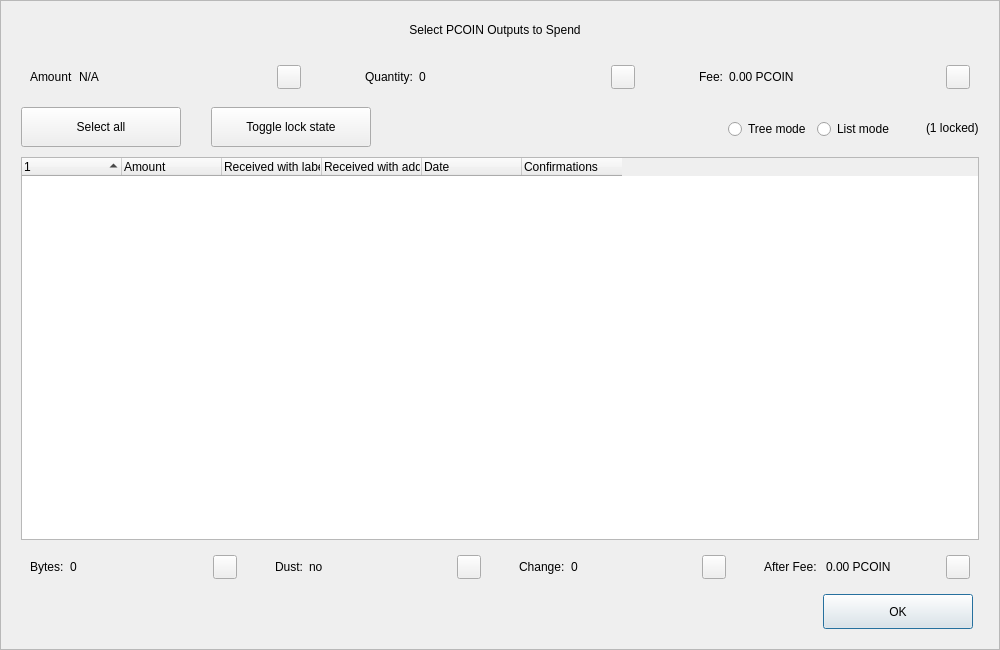
<?xml version="1.0" encoding="UTF-8"?>
<ui version="4.0">
 <class>CoinControlDialog</class>
 <widget class="QDialog" name="CoinControlDialog">
  <property name="geometry">
   <rect>
    <x>0</x>
    <y>0</y>
    <width>1000</width>
    <height>650</height>
   </rect>
  </property>
  <property name="minimumSize">
   <size>
    <width>950</width>
    <height>650</height>
   </size>
  </property>
  <property name="windowTitle">
   <string>Coin Selection</string>
  </property>
  <property name="styleSheet">
   <string notr="true"/>
  </property>
  <layout class="QVBoxLayout" name="verticalLayout">
   <property name="spacing">
    <number>0</number>
   </property>
   <property name="leftMargin">
    <number>0</number>
   </property>
   <property name="topMargin">
    <number>0</number>
   </property>
   <property name="rightMargin">
    <number>0</number>
   </property>
   <property name="bottomMargin">
    <number>0</number>
   </property>
   <item>
    <widget class="QFrame" name="frameContainer">
     <property name="toolTipDuration">
      <number>0</number>
     </property>
     <property name="frameShape">
      <enum>QFrame::StyledPanel</enum>
     </property>
     <property name="frameShadow">
      <enum>QFrame::Raised</enum>
     </property>
     <layout class="QVBoxLayout" name="verticalLayout_2">
      <property name="leftMargin">
       <number>0</number>
      </property>
      <property name="rightMargin">
       <number>0</number>
      </property>
      <property name="bottomMargin">
       <number>20</number>
      </property>
      <item>
       <layout class="QHBoxLayout" name="horizontalLayout_12">
        <property name="spacing">
         <number>0</number>
        </property>
        <property name="leftMargin">
         <number>20</number>
        </property>
        <property name="rightMargin">
         <number>30</number>
        </property>
        <item>
         <spacer name="horizontalSpacer_4">
          <property name="orientation">
           <enum>Qt::Horizontal</enum>
          </property>
          <property name="sizeHint" stdset="0">
           <size>
            <width>40</width>
            <height>20</height>
           </size>
          </property>
         </spacer>
        </item>
        <item>
         <widget class="QLabel" name="labelTitle">
          <property name="minimumSize">
           <size>
            <width>0</width>
            <height>40</height>
           </size>
          </property>
          <property name="maximumSize">
           <size>
            <width>16777215</width>
            <height>40</height>
           </size>
          </property>
          <property name="text">
           <string>Select PCOIN Outputs to Spend</string>
          </property>
          <property name="alignment">
           <set>Qt::AlignCenter</set>
          </property>
          <property name="margin">
           <number>7</number>
          </property>
         </widget>
        </item>
        <item>
         <spacer name="horizontalSpacer_5">
          <property name="orientation">
           <enum>Qt::Horizontal</enum>
          </property>
          <property name="sizeHint" stdset="0">
           <size>
            <width>40</width>
            <height>20</height>
           </size>
          </property>
         </spacer>
        </item>
       </layout>
      </item>
      <item>
       <layout class="QHBoxLayout" name="horizontalLayout_8">
        <property name="leftMargin">
         <number>20</number>
        </property>
        <property name="rightMargin">
         <number>20</number>
        </property>
        <item>
         <widget class="QWidget" name="layoutAmount" native="true">
          <layout class="QHBoxLayout" name="horizontalLayout_9" stretch="0,1,0">
           <item>
            <widget class="QLabel" name="labelCoinControlAmountText">
             <property name="text">
              <string>Amount</string>
             </property>
            </widget>
           </item>
           <item>
            <widget class="QLabel" name="labelCoinControlAmount">
             <property name="text">
              <string notr="true">N/A</string>
             </property>
            </widget>
           </item>
           <item alignment="Qt::AlignHCenter|Qt::AlignVCenter">
            <widget class="QPushButton" name="pushButtonAmount">
             <property name="minimumSize">
              <size>
               <width>0</width>
               <height>24</height>
              </size>
             </property>
             <property name="maximumSize">
              <size>
               <width>24</width>
               <height>26</height>
              </size>
             </property>
             <property name="focusPolicy">
              <enum>Qt::NoFocus</enum>
             </property>
             <property name="styleSheet">
              <string notr="true">padding-bottom:2px;
padding-right:4px;</string>
             </property>
             <property name="text">
              <string/>
             </property>
            </widget>
           </item>
          </layout>
         </widget>
        </item>
        <item>
         <spacer name="horizontalSpacer_2">
          <property name="orientation">
           <enum>Qt::Horizontal</enum>
          </property>
          <property name="sizeType">
           <enum>QSizePolicy::Fixed</enum>
          </property>
          <property name="sizeHint" stdset="0">
           <size>
            <width>40</width>
            <height>20</height>
           </size>
          </property>
         </spacer>
        </item>
        <item>
         <widget class="QWidget" name="layoutQuantity" native="true">
          <layout class="QHBoxLayout" name="horizontalLayout_10" stretch="0,1,0">
           <item>
            <widget class="QLabel" name="labelCoinControlQuantityText">
             <property name="text">
              <string>Quantity:</string>
             </property>
            </widget>
           </item>
           <item>
            <widget class="QLabel" name="labelCoinControlQuantity">
             <property name="text">
              <string notr="true">0</string>
             </property>
            </widget>
           </item>
           <item alignment="Qt::AlignHCenter|Qt::AlignVCenter">
            <widget class="QPushButton" name="pushButtonQuantity">
             <property name="minimumSize">
              <size>
               <width>0</width>
               <height>24</height>
              </size>
             </property>
             <property name="maximumSize">
              <size>
               <width>24</width>
               <height>26</height>
              </size>
             </property>
             <property name="focusPolicy">
              <enum>Qt::NoFocus</enum>
             </property>
             <property name="styleSheet">
              <string notr="true">padding-bottom:2px;
               padding-right:4px;</string>
             </property>
             <property name="text">
              <string/>
             </property>
            </widget>
           </item>
          </layout>
         </widget>
        </item>
        <item>
         <spacer name="horizontalSpacer_22">
          <property name="orientation">
           <enum>Qt::Horizontal</enum>
          </property>
          <property name="sizeType">
           <enum>QSizePolicy::Fixed</enum>
          </property>
          <property name="sizeHint" stdset="0">
           <size>
            <width>40</width>
            <height>20</height>
           </size>
          </property>
         </spacer>
        </item>
        <item>
         <widget class="QWidget" name="layoutFee" native="true">
          <layout class="QHBoxLayout" name="horizontalLayout_11" stretch="0,1,0">
           <item>
            <widget class="QLabel" name="labelCoinControlFeeText">
             <property name="text">
              <string>Fee:</string>
             </property>
            </widget>
           </item>
           <item>
            <widget class="QLabel" name="labelCoinControlFee">
             <property name="text">
              <string>0.00 PCOIN</string>
             </property>
            </widget>
           </item>
           <item alignment="Qt::AlignHCenter|Qt::AlignVCenter">
            <widget class="QPushButton" name="pushButtonFee">
             <property name="minimumSize">
              <size>
               <width>0</width>
               <height>24</height>
              </size>
             </property>
             <property name="maximumSize">
              <size>
               <width>24</width>
               <height>26</height>
              </size>
             </property>
             <property name="focusPolicy">
              <enum>Qt::NoFocus</enum>
             </property>
             <property name="styleSheet">
              <string notr="true">padding-bottom:2px;
               padding-right:4px;</string>
             </property>
             <property name="text">
              <string/>
             </property>
            </widget>
           </item>
          </layout>
         </widget>
        </item>
       </layout>
      </item>
      <item>
       <widget class="QFrame" name="frame">
        <property name="minimumSize">
         <size>
          <width>0</width>
          <height>40</height>
         </size>
        </property>
        <property name="styleSheet">
         <string notr="true">#frame {
	border:0;
}</string>
        </property>
        <property name="frameShape">
         <enum>QFrame::StyledPanel</enum>
        </property>
        <property name="frameShadow">
         <enum>QFrame::Sunken</enum>
        </property>
        <layout class="QHBoxLayout" name="horizontalLayout">
         <property name="spacing">
          <number>0</number>
         </property>
         <property name="leftMargin">
          <number>20</number>
         </property>
         <property name="topMargin">
          <number>0</number>
         </property>
         <property name="rightMargin">
          <number>20</number>
         </property>
         <property name="bottomMargin">
          <number>0</number>
         </property>
         <item>
          <layout class="QHBoxLayout" name="horizontalLayoutPanel" stretch="0,0,0,0,0,0">
           <property name="spacing">
            <number>20</number>
           </property>
           <item>
            <widget class="QPushButton" name="pushButtonSelectAll">
             <property name="sizePolicy">
              <sizepolicy hsizetype="Maximum" vsizetype="Fixed">
               <horstretch>0</horstretch>
               <verstretch>0</verstretch>
              </sizepolicy>
             </property>
             <property name="minimumSize">
              <size>
               <width>160</width>
               <height>40</height>
              </size>
             </property>
             <property name="maximumSize">
              <size>
               <width>16777215</width>
               <height>40</height>
              </size>
             </property>
             <property name="text">
              <string>Select all</string>
             </property>
             <property name="checkable">
              <bool>true</bool>
             </property>
             <property name="checked">
              <bool>false</bool>
             </property>
             <property name="autoExclusive">
              <bool>false</bool>
             </property>
             <property name="autoDefault">
              <bool>false</bool>
             </property>
            </widget>
           </item>
           <item>
            <spacer name="horizontalSpacer_6">
             <property name="orientation">
              <enum>Qt::Horizontal</enum>
             </property>
             <property name="sizeType">
              <enum>QSizePolicy::Fixed</enum>
             </property>
             <property name="sizeHint" stdset="0">
              <size>
               <width>10</width>
               <height>20</height>
              </size>
             </property>
            </spacer>
           </item>
           <item>
            <widget class="QPushButton" name="pushButtonToggleLock">
             <property name="sizePolicy">
              <sizepolicy hsizetype="Maximum" vsizetype="Fixed">
               <horstretch>0</horstretch>
               <verstretch>0</verstretch>
              </sizepolicy>
             </property>
             <property name="minimumSize">
              <size>
               <width>160</width>
               <height>40</height>
              </size>
             </property>
             <property name="maximumSize">
              <size>
               <width>16777215</width>
               <height>40</height>
              </size>
             </property>
             <property name="text">
              <string>Toggle lock state</string>
             </property>
             <property name="checkable">
              <bool>true</bool>
             </property>
             <property name="autoExclusive">
              <bool>false</bool>
             </property>
             <property name="autoDefault">
              <bool>false</bool>
             </property>
            </widget>
           </item>
           <item>
            <spacer name="horizontalSpacer_7">
             <property name="orientation">
              <enum>Qt::Horizontal</enum>
             </property>
             <property name="sizeType">
              <enum>QSizePolicy::Expanding</enum>
             </property>
             <property name="sizeHint" stdset="0">
              <size>
               <width>30</width>
               <height>20</height>
              </size>
             </property>
            </spacer>
           </item>
           <item alignment="Qt::AlignRight">
            <widget class="QGroupBox" name="groupBox_2">
             <property name="styleSheet">
              <string notr="true">#groupBox_2 {
    background-color:transparent;
    border-radius:0;
}</string>
             </property>
             <property name="title">
              <string/>
             </property>
             <layout class="QHBoxLayout" name="horizontalLayout_14">
              <item>
               <widget class="QRadioButton" name="radioTreeMode">
                <property name="sizePolicy">
                 <sizepolicy hsizetype="Maximum" vsizetype="Fixed">
                  <horstretch>0</horstretch>
                  <verstretch>0</verstretch>
                 </sizepolicy>
                </property>
                <property name="text">
                 <string>Tree mode</string>
                </property>
               </widget>
              </item>
              <item>
               <widget class="QRadioButton" name="radioListMode">
                <property name="sizePolicy">
                 <sizepolicy hsizetype="Maximum" vsizetype="Fixed">
                  <horstretch>0</horstretch>
                  <verstretch>0</verstretch>
                 </sizepolicy>
                </property>
                <property name="text">
                 <string>List mode</string>
                </property>
                <property name="checked">
                 <bool>false</bool>
                </property>
               </widget>
              </item>
             </layout>
            </widget>
           </item>
           <item>
            <widget class="QLabel" name="labelLocked">
             <property name="text">
              <string>(1 locked)</string>
             </property>
            </widget>
           </item>
          </layout>
         </item>
        </layout>
       </widget>
      </item>
      <item>
       <layout class="QHBoxLayout" name="horizontalLayout_13">
        <property name="leftMargin">
         <number>20</number>
        </property>
        <property name="rightMargin">
         <number>20</number>
        </property>
        <item>
         <widget class="CoinControlTreeWidget" name="treeWidget">
          <property name="contextMenuPolicy">
           <enum>Qt::CustomContextMenu</enum>
          </property>
          <property name="styleSheet">
           <string notr="true"/>
          </property>
          <property name="sortingEnabled">
           <bool>false</bool>
          </property>
          <property name="columnCount">
           <number>6</number>
          </property>
          <attribute name="headerShowSortIndicator" stdset="0">
           <bool>true</bool>
          </attribute>
          <attribute name="headerStretchLastSection">
           <bool>false</bool>
          </attribute>
          <column>
           <property name="text">
            <string/>
           </property>
          </column>
          <column>
           <property name="text">
            <string>Amount</string>
           </property>
          </column>
          <column>
           <property name="text">
            <string>Received with label</string>
           </property>
          </column>
          <column>
           <property name="text">
            <string>Received with address</string>
           </property>
          </column>
          <column>
           <property name="text">
            <string>Date</string>
           </property>
          </column>
          <column>
           <property name="text">
            <string>Confirmations</string>
           </property>
           <property name="toolTip">
            <string>Confirmed</string>
           </property>
          </column>
         </widget>
        </item>
       </layout>
      </item>
      <item>
       <layout class="QHBoxLayout" name="horizontalLayout_3">
        <property name="spacing">
         <number>20</number>
        </property>
        <property name="leftMargin">
         <number>20</number>
        </property>
        <property name="rightMargin">
         <number>20</number>
        </property>
        <item>
         <widget class="QWidget" name="layoutBytes" native="true">
          <layout class="QHBoxLayout" name="horizontalLayout_4" stretch="0,1,0">
           <item>
            <widget class="QLabel" name="labelCoinControlBytesText">
             <property name="text">
              <string>Bytes:</string>
             </property>
            </widget>
           </item>
           <item>
            <widget class="QLabel" name="labelCoinControlBytes">
             <property name="text">
              <string notr="true">0</string>
             </property>
            </widget>
           </item>
           <item alignment="Qt::AlignHCenter|Qt::AlignVCenter">
            <widget class="QPushButton" name="pushButtonBytes">
             <property name="minimumSize">
              <size>
               <width>0</width>
               <height>24</height>
              </size>
             </property>
             <property name="maximumSize">
              <size>
               <width>24</width>
               <height>26</height>
              </size>
             </property>
             <property name="focusPolicy">
              <enum>Qt::NoFocus</enum>
             </property>
             <property name="styleSheet">
              <string notr="true">padding-bottom:2px;
               padding-right:4px;</string>
             </property>
             <property name="text">
              <string/>
             </property>
            </widget>
           </item>
          </layout>
         </widget>
        </item>
        <item>
         <widget class="QWidget" name="layoutDust" native="true">
          <layout class="QHBoxLayout" name="horizontalLayout_5" stretch="0,1,0">
           <item>
            <widget class="QLabel" name="labelCoinControlLowOutputText">
             <property name="text">
              <string>Dust:</string>
             </property>
            </widget>
           </item>
           <item>
            <widget class="QLabel" name="labelCoinControlLowOutput">
             <property name="text">
              <string>no</string>
             </property>
            </widget>
           </item>
           <item alignment="Qt::AlignHCenter|Qt::AlignVCenter">
            <widget class="QPushButton" name="pushButtonDust">
             <property name="minimumSize">
              <size>
               <width>0</width>
               <height>24</height>
              </size>
             </property>
             <property name="maximumSize">
              <size>
               <width>24</width>
               <height>26</height>
              </size>
             </property>
             <property name="focusPolicy">
              <enum>Qt::NoFocus</enum>
             </property>
             <property name="styleSheet">
              <string notr="true">padding-bottom:2px;
               padding-right:4px;</string>
             </property>
             <property name="text">
              <string/>
             </property>
            </widget>
           </item>
          </layout>
         </widget>
        </item>
        <item>
         <widget class="QWidget" name="layoutChange" native="true">
          <layout class="QHBoxLayout" name="horizontalLayout_6" stretch="0,1,0">
           <item>
            <widget class="QLabel" name="labelCoinControlChangeText">
             <property name="text">
              <string>Change:</string>
             </property>
            </widget>
           </item>
           <item>
            <widget class="QLabel" name="labelCoinControlChange">
             <property name="text">
              <string notr="true">0</string>
             </property>
            </widget>
           </item>
           <item alignment="Qt::AlignHCenter|Qt::AlignVCenter">
            <widget class="QPushButton" name="pushButtonChange">
             <property name="minimumSize">
              <size>
               <width>0</width>
               <height>24</height>
              </size>
             </property>
             <property name="maximumSize">
              <size>
               <width>24</width>
               <height>26</height>
              </size>
             </property>
             <property name="focusPolicy">
              <enum>Qt::NoFocus</enum>
             </property>
             <property name="styleSheet">
              <string notr="true">padding-bottom:2px;
               padding-right:4px;</string>
             </property>
             <property name="text">
              <string/>
             </property>
            </widget>
           </item>
          </layout>
         </widget>
        </item>
        <item>
         <widget class="QWidget" name="layoutAfter" native="true">
          <layout class="QHBoxLayout" name="horizontalLayout_7" stretch="0,1,0">
           <item>
            <widget class="QLabel" name="labelCoinControlAfterFeeText">
             <property name="text">
              <string>After Fee: </string>
             </property>
            </widget>
           </item>
           <item>
            <widget class="QLabel" name="labelCoinControlAfterFee">
             <property name="text">
              <string>0.00 PCOIN</string>
             </property>
            </widget>
           </item>
           <item alignment="Qt::AlignHCenter|Qt::AlignVCenter">
            <widget class="QPushButton" name="pushButtonAlterFee">
             <property name="minimumSize">
              <size>
               <width>0</width>
               <height>24</height>
              </size>
             </property>
             <property name="maximumSize">
              <size>
               <width>24</width>
               <height>26</height>
              </size>
             </property>
             <property name="focusPolicy">
              <enum>Qt::NoFocus</enum>
             </property>
             <property name="styleSheet">
              <string notr="true">padding-bottom:2px;
               padding-right:4px;</string>
             </property>
             <property name="text">
              <string/>
             </property>
            </widget>
           </item>
          </layout>
         </widget>
        </item>
       </layout>
      </item>
      <item>
       <layout class="QHBoxLayout" name="horizontalLayout_2">
        <property name="spacing">
         <number>0</number>
        </property>
        <property name="leftMargin">
         <number>20</number>
        </property>
        <property name="rightMargin">
         <number>26</number>
        </property>
        <item>
         <spacer name="horizontalSpacer_3">
          <property name="orientation">
           <enum>Qt::Horizontal</enum>
          </property>
          <property name="sizeHint" stdset="0">
           <size>
            <width>558</width>
            <height>20</height>
           </size>
          </property>
         </spacer>
        </item>
        <item>
         <widget class="QPushButton" name="pushButtonOk">
          <property name="minimumSize">
           <size>
            <width>150</width>
            <height>35</height>
           </size>
          </property>
          <property name="text">
           <string>OK</string>
          </property>
         </widget>
        </item>
       </layout>
      </item>
     </layout>
    </widget>
   </item>
  </layout>
 </widget>
 <customwidgets>
  <customwidget>
   <class>CoinControlTreeWidget</class>
   <extends>QTreeWidget</extends>
   <header>coincontroltreewidget.h</header>
  </customwidget>
 </customwidgets>
 <resources/>
 <connections/>
</ui>
